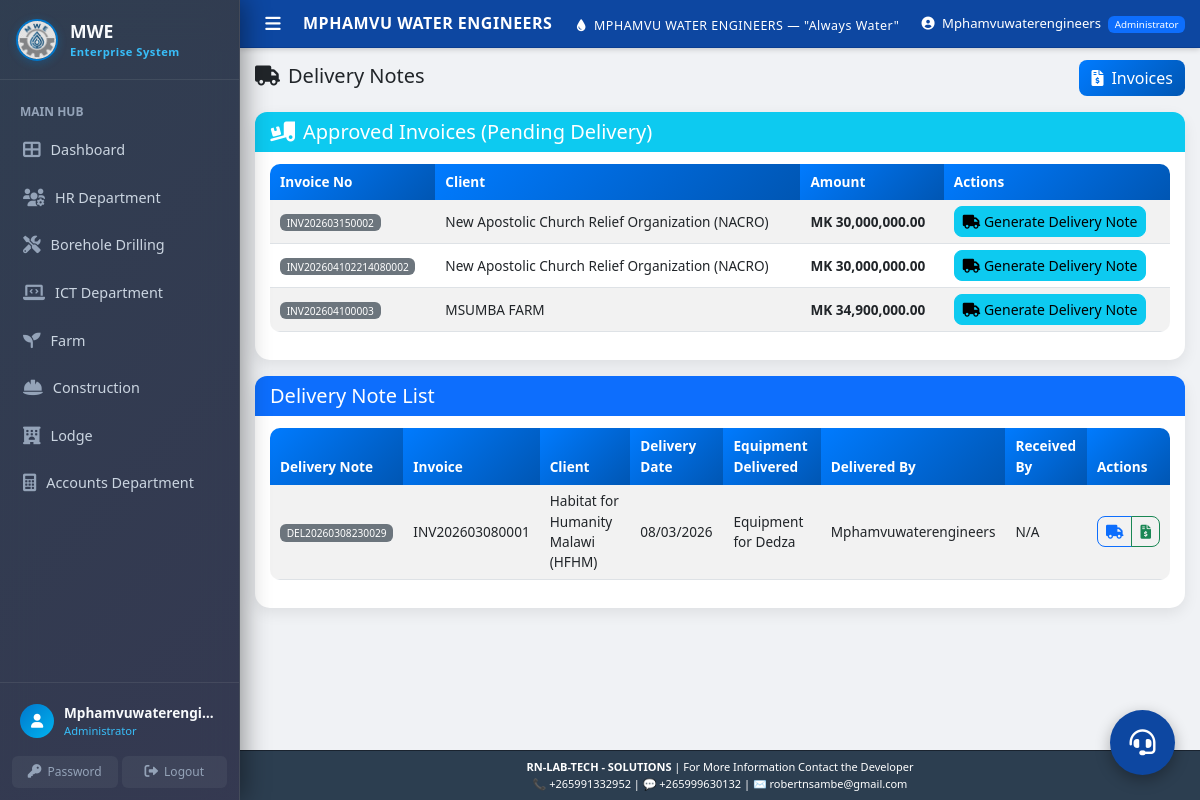
The app's page /accounts/invoices/delivery-notes (signed in) with its own data.
### models.py (models this page shows)
class Invoice(db.Model):
    __tablename__ = 'invoices'
    invoice_id = db.Column(db.Integer, primary_key=True)
    contract_id = db.Column(db.Integer, db.ForeignKey('contracts.contract_id'), nullable=True) # Changed to True if some don't have contracts
    quotation_id = db.Column(db.Integer, db.ForeignKey('quotations.quotation_id'))
    invoice_number = db.Column(db.String(50), unique=True, nullable=False)
    invoice_date = db.Column(db.Date, nullable=False)
    due_date = db.Column(db.Date, nullable=False)
    amount = db.Column(db.Float, nullable=False)
    paid_amount = db.Column(db.Float, default=0)
    status = db.Column(db.String(20), default='Unpaid')
    is_approved = db.Column(db.Boolean, default=False)
    approved_by = db.Column(db.String(100))
    approved_date = db.Column(db.DateTime)
    payment_terms = db.Column(db.Text)
    created_at = db.Column(db.DateTime, default=datetime.utcnow)
    updated_at = db.Column(db.DateTime, default=datetime.utcnow, onupdate=datetime.utcnow)
    reference_number = db.Column(db.String(50), unique=True, default=lambda: get_reference_number('INV'))
    department = db.Column(db.String(100), default='Borehole Drilling', nullable=False)
    contract = db.relationship('Contract', backref='invoices')
    quotation = db.relationship('Quotation', backref='invoices_list')
    @property
    def latest_transaction(self):
        return Transaction.query.filter_by(invoice_id=self.invoice_id).order_by(Transaction.payment_date.desc()).first()

class Client(db.Model):
    __tablename__ = 'clients'
    client_id = db.Column(db.Integer, primary_key=True)
    client_name = db.Column(db.String(200), nullable=False)
    phone = db.Column(db.String(20), nullable=False)
    email = db.Column(db.String(100))
    address = db.Column(db.Text, nullable=False)
    project_type = db.Column(db.String(100), nullable=False)
    quotation_amount = db.Column(db.Float, default=0)
    contract_status = db.Column(db.String(20), default='Pending')
    payment_status = db.Column(db.String(20), default='Pending')
    total_transactions = db.Column(db.Integer, default=0)
    completed_transactions = db.Column(db.Integer, default=0)
    on_time_payments = db.Column(db.Integer, default=0)
    defaults = db.Column(db.Integer, default=0)
    credit_score = db.Column(db.Integer, default=0)
    created_at = db.Column(db.DateTime, default=datetime.utcnow)
    updated_at = db.Column(db.DateTime, default=datetime.utcnow, onupdate=datetime.utcnow)
    department = db.Column(db.String(100), default='Borehole Drilling', nullable=False)
    reference_number = db.Column(db.String(50), unique=True, default=lambda: get_reference_number('CLI'))

class DeliveryNote(db.Model):
    __tablename__ = 'delivery_notes'
    delivery_id = db.Column(db.Integer, primary_key=True)
    invoice_id = db.Column(db.Integer, db.ForeignKey('invoices.invoice_id'), nullable=True)
    quotation_id = db.Column(db.Integer, db.ForeignKey('quotations.quotation_id'))
    delivery_date = db.Column(db.Date, nullable=False)
    equipment_delivered = db.Column(db.Text, nullable=False)
    delivered_by = db.Column(db.String(100), nullable=False)
    received_by = db.Column(db.String(100))
    notes = db.Column(db.Text)
    status = db.Column(db.String(20), default='Delivered')
    created_at = db.Column(db.DateTime, default=datetime.utcnow)
    updated_at = db.Column(db.DateTime, default=datetime.utcnow, onupdate=datetime.utcnow)
    department = db.Column(db.String(100), default='Borehole Drilling', nullable=False)
    reference_number = db.Column(db.String(50), unique=True, default=lambda: get_reference_number('DEL'))
    invoice = db.relationship('Invoice', backref='delivery_notes_list')
    quotation = db.relationship('Quotation', backref='delivery_notes_list')

### accounts/invoice_routes.py (the view)
@finance_bp.route('/delivery-notes')
@login_required
@admin_required
def list_delivery_notes():
    query = DeliveryNote.query
    delivery_notes = apply_dept_filter(query, DeliveryNote).order_by(DeliveryNote.created_at.desc()).all()
    i_query = Invoice.query.filter_by(is_approved=True)
    approved_invoices = apply_dept_filter(i_query, Invoice).all()
    pending_delivery_invoices = []
    for inv in approved_invoices:
        quotation = inv.quotation or (inv.contract.quotation if inv.contract else None)
        if quotation and not quotation.delivery_note_generated:
            pending_delivery_invoices.append(inv)
    return render_template('accounts/delivery/list.html',
                         delivery_notes=delivery_notes,
                         pending_delivery_invoices=pending_delivery_invoices)

### accounts/invoice_routes.py (called while the page is built)
def login_required(f):
    @wraps(f)
    def decorated_function(*args, **kwargs):
        if 'user_id' not in session:
            return redirect(url_for('login'))
        return f(*args, **kwargs)
    return decorated_function

def admin_required(f):
    @wraps(f)
    def decorated_function(*args, **kwargs):
        if session.get('role') not in ['Administrator', 'HR Manager']:
            flash('Administrator access required', 'error')
            return redirect(url_for('dashboard'))
        return f(*args, **kwargs)
    return decorated_function

### app.py (called while the page is built)
@app.context_processor
def inject_now():
    return {
        'datetime': datetime,
    }

### utils/auth_utils.py (called while the page is built)
def apply_dept_filter(query, model):
    role = session.get('role')
    dept_context = session.get('department_context')
    if dept_context:
        return query.filter(model.department == dept_context)
    if role in ['Administrator', 'Director', 'HR Manager', 'Accountant']:
        return query # No filter applied, they see everything
    return query.filter(model.department == 'Borehole Drilling')

### templates/accounts/delivery/list.html (shortened to what this page needs)
{% extends "base.html" %}
{% block content %}
<div class="row mb-4">
    <div class="col-12">
        <div class="d-flex justify-content-between align-items-center">
            <h2><i class="fas fa-truck me-2"></i>Delivery Notes</h2>
            <a href="{{ url_for('finance.list_invoices') }}" class="btn btn-primary">
                <i class="fas fa-file-invoice-dollar me-2"></i>Invoices
            </a>
        </div>
    </div>
</div>
<div class="card mb-4 border-info">
    <div class="card-header bg-info text-white">
        <h5 class="mb-0"><i class="fas fa-truck-loading me-2"></i>Approved Invoices (Pending Delivery)</h5>
    </div>
    <div class="card-body">
        {% if pending_delivery_invoices %}
        <div class="table-responsive">
            <table class="table table-striped table-hover align-middle">
                <thead>
                    <tr>
                        <th>Invoice No</th>
                        <th>Client</th>
                        <th>Amount</th>
                        <th>Actions</th>
                    </tr>
                </thead>
                <tbody>
                    {% for inv in pending_delivery_invoices %}
                    <tr id="pending-row-{{ inv.invoice_id }}">
                        <td><span class="badge bg-secondary">{{ inv.invoice_number }}</span></td>
                        <td>
                            {% if inv.quotation %}
                                {{ inv.quotation.client.client_name }}
                            {% elif inv.contract and inv.contract.quotation %}
                                {{ inv.contract.quotation.client.client_name }}
                            {% else %}
                                <span class="text-muted">Unknown Client</span>
                            {% endif %}
                        </td>
                        <td><strong>MK {{ "{:,.2f}".format(inv.amount) }}</strong></td>
                        <td>
                            <button class="btn btn-info btn-sm" onclick="generateDeliveryNote('{{ inv.invoice_id }}')">
                                <i class="fas fa-truck"></i> Generate Delivery Note
                            </button>
                        </td>
                    </tr>
                    {% endfor %}
                </tbody>
            </table>
        </div>
        {% else %}
        <div class="text-center py-3">
            <p class="text-muted mb-0">No approved invoices awaiting delivery notes.</p>
        </div>
        {% endif %}
    </div>
</div>
<div class="card">
    <div class="card-header bg-primary text-white">
        <h5 class="mb-0">Delivery Note List</h5>
    </div>
    <div class="card-body">
        {% if delivery_notes %}
        <div class="table-responsive">
            <table class="table table-striped table-hover">
                <thead>
                    <tr>
                        <th>Delivery Note</th>
                        <th>Invoice</th>
                        <th>Client</th>
                        <th>Delivery Date</th>
                        <th>Equipment Delivered</th>
                        <th>Delivered By</th>
                        <th>Received By</th>
                        <th>Actions</th>
                    </tr>
                </thead>
                <tbody>
                    {% for delivery_note in delivery_notes %}
                    <tr>
                        <td>
                            <span class="badge bg-secondary">{{ delivery_note.reference_number }}</span>
                        </td>
                        <td>{{ delivery_note.invoice.invoice_number }}</td>
                        <td>
                            {% if delivery_note.invoice and delivery_note.invoice.quotation %}
                                {{ delivery_note.invoice.quotation.client.client_name }}
                            {% elif delivery_note.invoice and delivery_note.invoice.contract and delivery_note.invoice.contract.quotation %}
                                {{ delivery_note.invoice.contract.quotation.client.client_name }}
                            {% elif delivery_note.quotation %}
                                {{ delivery_note.quotation.client.client_name }}
                            {% else %}
                                <span class="text-muted">Unknown Client</span>
                            {% endif %}
                        </td>
                        <td>{{ delivery_note.delivery_date.strftime('%d/%m/%Y') }}</td>
                        <td>{{ delivery_note.equipment_delivered[:50] }}{% if delivery_note.equipment_delivered|length > 50 %}...{% endif %}</td>
                        <td>{{ delivery_note.delivered_by }}</td>
                        <td>{{ delivery_note.received_by or 'N/A' }}</td>
                        <td>
                            <div class="btn-group btn-group-sm">
                                <a href="{{ url_for('finance.download_delivery_note_pdf', delivery_id=delivery_note.delivery_id) }}" class="btn btn-outline-primary" title="Download Delivery Note">
                                    <i class="fas fa-truck"></i>
                                </a>
                                {% if delivery_note.invoice and delivery_note.invoice.latest_transaction %}
                                <a href="{{ url_for('finance.download_receipt', transaction_id=delivery_note.invoice.latest_transaction.transaction_id) }}" class="btn btn-outline-success" title="Download Receipt">
                                    <i class="fas fa-file-invoice-dollar"></i>
                                </a>
                                {% endif %}
                            </div>
                        </td>
                    </tr>
                    {% endfor %}
                </tbody>
            </table>
        </div>
        {% else %}
        <div class="text-center py-4">
            <i class="fas fa-truck fa-3x text-muted mb-3"></i>
            <h5 class="text-muted">No delivery notes found</h5>
            <p class="text-muted">Delivery notes will be created when equipment is delivered to clients.</p>
        </div>
        {% endif %}
    </div>
</div>
{% endblock %}

### static/css/style.css (style rules this page uses)
:root { --primary-color: #007bff; --secondary-color: #6c757d; --success-color: #28a745; --danger-color: #dc3545; --warning-color: #ffc107; --info-color: #17a2b8; --light-color: #f8f9fa; --dark-color: #343a40; --water-blue: #00d4ff; --water-dark: #0056b3; --sidebar-width: 240px; --sidebar-collapsed-width: 72px; --sidebar-bg: #1a2332; --sidebar-hover: #243044; --sidebar-active: rgba(0, 119, 204, 0.2); --sidebar-active-border: #0077cc; --sidebar-text: rgba(255, 255, 255, 0.7); --sidebar-text-active: #ffffff; --header-height: 48px; --transition-speed: 0.3s; }
body { font-family: 'Segoe UI', Tahoma, Geneva, Verdana, sans-serif; background-color: #f0f2f5; margin: 0; overflow-x: hidden; }
.main-content .mb-4 { margin-bottom: 1rem !important; }
.main-content h2 { font-size: 1.25rem; margin-bottom: 0.25rem; }
.card { border: none; border-radius: 15px; box-shadow: 0 5px 15px rgba(0,0,0,0.08); transition: transform 0.3s ease, box-shadow 0.3s ease; }
.card-header { padding: 8px 15px; border-radius: 12px 12px 0 0 !important; border: none; font-weight: 600; }
.card-body { padding: 12px 15px; }
.btn { border-radius: 8px; font-weight: 500; transition: all 0.3s ease; }
.btn-primary { background: linear-gradient(135deg, var(--primary-color), var(--water-dark)); border: none; }
.table { border-radius: 10px; overflow: hidden; }
.table thead th { background: linear-gradient(135deg, var(--primary-color), var(--water-dark)); color: white; border: none; font-weight: 600; padding: 8px 10px; font-size: 0.85rem; }
.table tbody td { padding: 6px 10px; font-size: 0.85rem; vertical-align: middle; }
.badge { font-weight: 500; border-radius: 6px; }
.fade-in { animation: fadeIn 0.5s ease-in; }

### records on screen
Invoice: invoice_number "INV202603150002", contract.quotation.client.client_name "New Apostolic Church Relief Organization (NACRO)", amount "30,000,000.00"
Invoice: invoice_number "INV202604102214080002", contract.quotation.client.client_name "New Apostolic Church Relief Organization (NACRO)", amount "30,000,000.00"
Invoice: invoice_number "INV202604100003", quotation.client.client_name "MSUMBA FARM", amount "34,900,000.00"
DeliveryNote: reference_number "DEL20260308230029", invoice.invoice_number "INV202603080001", invoice.contract.quotation.client.client_name "Habitat for Humanity Malawi (HFHM)", delivery_date "08/03/2026", equipment_delivered "Equipment for Dedza", delivered_by "Mphamvuwaterengineers", received_by "N/A"

### other values on screen
{{ session.username }} "Mphamvuwaterengi…"
{{ session.role }} "Administrator"
{{ session.username }} "Mphamvuwaterengineers"
